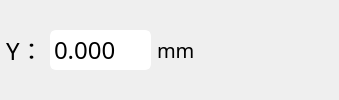
                       <widget class="QWidget" name="widget_19" native="true">
                        <layout class="QHBoxLayout" name="horizontalLayout_15">
                         <property name="spacing">
                          <number>6</number>
                         </property>
                         <property name="leftMargin">
                          <number>6</number>
                         </property>
                         <property name="topMargin">
                          <number>6</number>
                         </property>
                         <property name="rightMargin">
                          <number>6</number>
                         </property>
                         <property name="bottomMargin">
                          <number>6</number>
                         </property>
                         <item>
                          <widget class="QLabel" name="label_5">
                           <property name="styleSheet">
                            <string notr="true">font:bold  &quot;Times New Roman&quot;;    
font-family:Microsoft Yahei;
font-size:24px; 
border-width:0px;</string>
                           </property>
                           <property name="text">
                            <string>Y：</string>
                           </property>
                          </widget>
                         </item>
                         <item>
                          <widget class="QDoubleSpinBox" name="doubleSpinBox_Position_Y">
                           <property name="font">
                            <font>
                             <family>24px</family>
                             <pointsize>-1</pointsize>
                             <weight>50</weight>
                             <italic>false</italic>
                             <bold>false</bold>
                            </font>
                           </property>
                           <property name="contextMenuPolicy">
                            <enum>Qt::DefaultContextMenu</enum>
                           </property>
                           <property name="acceptDrops">
                            <bool>false</bool>
                           </property>
                           <property name="autoFillBackground">
                            <bool>false</bool>
                           </property>
                           <property name="styleSheet">
                            <string notr="true">font:  &quot;Times New Roman&quot;;
font-size:24px;  
border-radius:6px;
border-width:2px;
border-style:solid;
border-color:white;

</string>
                           </property>
                           <property name="frame">
                            <bool>true</bool>
                           </property>
                           <property name="buttonSymbols">
                            <enum>QAbstractSpinBox::NoButtons</enum>
                           </property>
                           <property name="decimals">
                            <number>3</number>
                           </property>
                           <property name="maximum">
                            <double>999.990000000000009</double>
                           </property>
                           <property name="singleStep">
                            <double>0.001000000000000</double>
                           </property>
                           <property name="stepType">
                            <enum>QAbstractSpinBox::DefaultStepType</enum>
                           </property>
                          </widget>
                         </item>
                         <item>
                          <widget class="QLabel" name="label_11">
                           <property name="styleSheet">
                            <string notr="true">border:none;
font:bold  &quot;Times New Roman&quot;;    
font-family:Microsoft Yahei;
font-size:20px; 
border-width:0px;
</string>
                           </property>
                           <property name="text">
                            <string>mm</string>
                           </property>
                          </widget>
                         </item>
                         <item>
                          <widget class="QPushButton" name="Minius_Y">
                           <property name="styleSheet">
                            <string notr="true">QPushButton
{
    font-family:Microsoft Yahei;
    color:white;
    background-color:rgb(14 , 150 , 254);
    border-radius:5px;
	border-radius:3px;
	border-width:2px;
	border-style:solid;
	border-color:rgb(179, 179, 255);
}

QPushButton:hover
{
    background-color:rgb(44 , 137 , 255);
}

QPushButton:pressed
{
    background-color:rgb(14 , 135 , 228);
    padding-left:3px;
    padding-top:3px;
}
QPushButton:disabled
{
    background-color:grey;
}
border:none;</string>
                           </property>
                           <property name="text">
                            <string/>
                           </property>
                           <property name="icon">
                            <iconset resource="resources/resources.qrc">
                             <normaloff>:/icons/icons/minius.svg</normaloff>:/icons/icons/minius.svg</iconset>
                           </property>
                           <property name="iconSize">
                            <size>
                             <width>40</width>
                             <height>40</height>
                            </size>
                           </property>
                           <property name="flat">
                            <bool>true</bool>
                           </property>
                          </widget>
                         </item>
                         <item>
                          <widget class="QPushButton" name="Plus_Y">
                           <property name="styleSheet">
                            <string notr="true">QPushButton
{
    font-family:Microsoft Yahei;
    color:white;
    background-color:rgb(14 , 150 , 254);
    border-radius:5px;
	border-radius:3px;
	border-width:2px;
	border-style:solid;
	border-color:rgb(179, 179, 255);
}

QPushButton:hover
{
    background-color:rgb(44 , 137 , 255);
}

QPushButton:pressed
{
    background-color:rgb(14 , 135 , 228);
    padding-left:3px;
    padding-top:3px;
}
QPushButton:disabled
{
    background-color:grey;
}
border:none;</string>
                           </property>
                           <property name="text">
                            <string/>
                           </property>
                           <property name="icon">
                            <iconset resource="resources/resources.qrc">
                             <normaloff>:/icons/icons/plus.svg</normaloff>:/icons/icons/plus.svg</iconset>
                           </property>
                           <property name="iconSize">
                            <size>
                             <width>40</width>
                             <height>40</height>
                            </size>
                           </property>
                           <property name="flat">
                            <bool>true</bool>
                           </property>
                          </widget>
                         </item>
                         <item>
                          <widget class="QPushButton" name="Zero_Y">
                           <property name="styleSheet">
                            <string notr="true">QPushButton
{
    font-family:Microsoft Yahei;
    color:white;
    background-color:rgb(14 , 150 , 254);
    border-radius:5px;
	border-radius:3px;
	border-width:2px;
	border-style:solid;
	border-color:rgb(179, 179, 255);
}

QPushButton:hover
{
    background-color:rgb(44 , 137 , 255);
}

QPushButton:pressed
{
    background-color:rgb(14 , 135 , 228);
    padding-left:3px;
    padding-top:3px;
}
QPushButton:disabled
{
    background-color:grey;
}
border:none;</string>
                           </property>
                           <property name="text">
                            <string/>
                           </property>
                           <property name="icon">
                            <iconset resource="resources/resources.qrc">
                             <normaloff>:/icons/icons/zero.svg</normaloff>:/icons/icons/zero.svg</iconset>
                           </property>
                           <property name="iconSize">
                            <size>
                             <width>40</width>
                             <height>40</height>
                            </size>
                           </property>
                           <property name="flat">
                            <bool>true</bool>
                           </property>
                          </widget>
                         </item>
                        </layout>
                       </widget>
